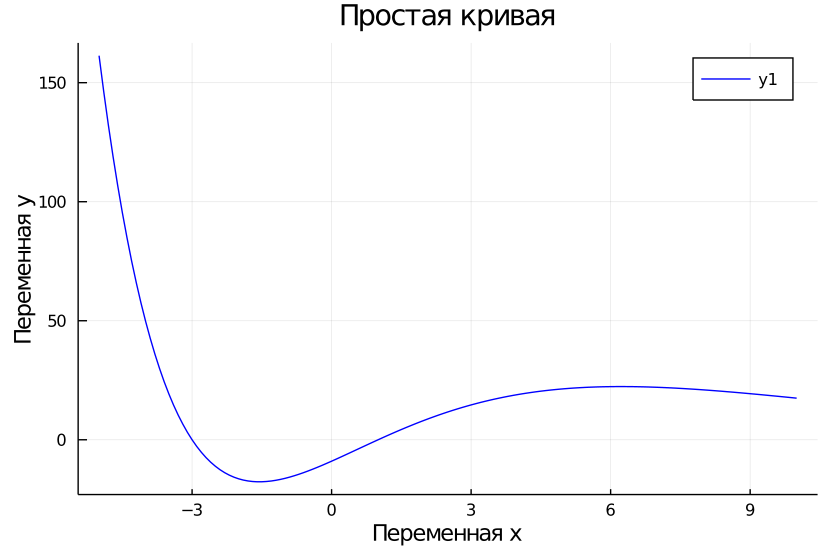

Write Julia code to recreate this figure.
using Plots

f(x) = (3x .^ 2 .+ 6x .- 9).*exp.(-0.3x) # Перед каждым операндом стоят точки, поскольку нам нужно чтобы они действовали не на вектор в целом, а на каждый элемент вектора.
x = collect(-5.0:0.1:10)
y = f(x)

# gr() # Бэкэнд Plots по умолчанию. Самый быстрый, самый простой.
# pyplot()
# plotly() # Интерактивный график. Удобный.
# unicodeplots() # Очень быстро работает. Консольный. Без графики.

plot(x, y,
    title = "Простая кривая",
    xlabel = "Переменная x",
    ylabel = "Переменная y",
    color = "Blue")
